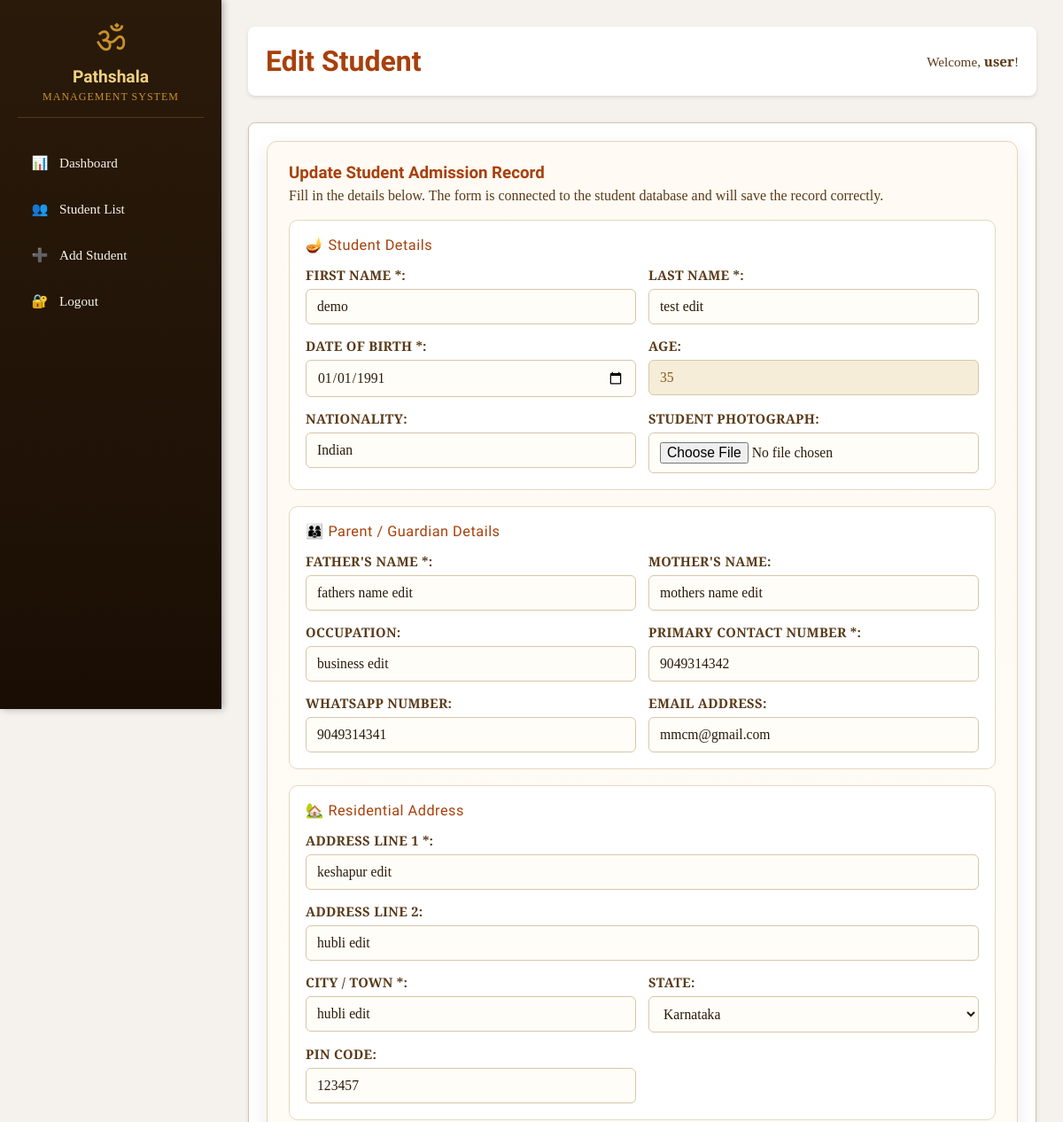
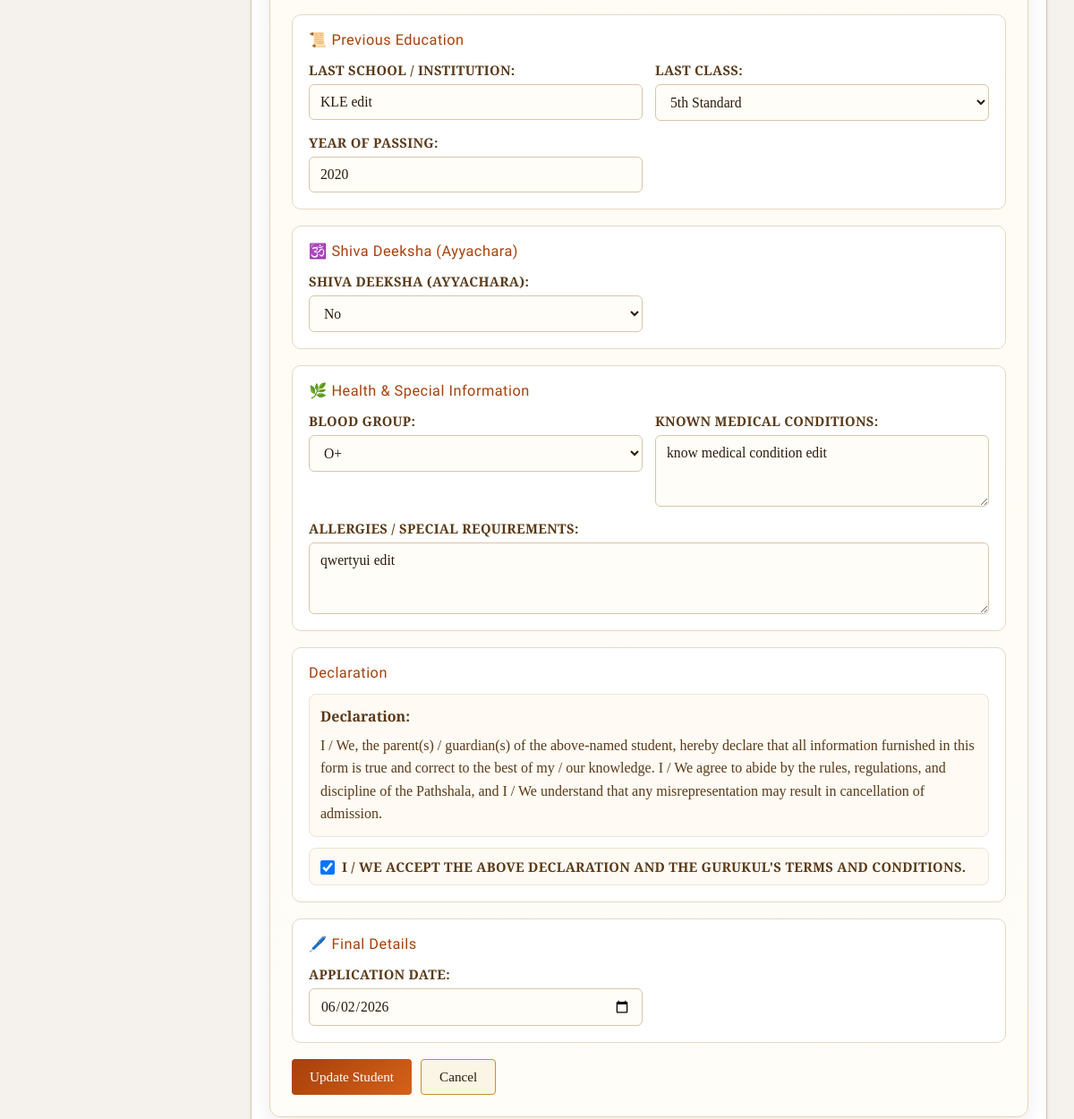
Page /students/5/edit/ (signed in) on the committed database (2 pictures, top to bottom).
### application/models.py (models this page shows, shortened)
class Student(models.Model):
    BLOOD_GROUP_CHOICES = [
        ('A+', 'A+'),
        ('A-', 'A−'),
        ('B+', 'B+'),
        ('B-', 'B−'),
        ('O+', 'O+'),
        ('O-', 'O−'),
        ('AB+', 'AB+'),
        ('AB-', 'AB−'),
    ]
    SHIVA_DEEKSHA_CHOICES = [
        ('Yes', 'Yes'),
        ('No', 'No'),
    ]
    first_name = models.CharField(max_length=100)
    last_name = models.CharField(max_length=100)
    date_of_birth = models.DateField()
    nationality = models.CharField(max_length=100, default='Indian')
    photo = models.ImageField(upload_to='student_photos/', null=True, blank=True)
    father_name = models.CharField(max_length=100)
    mother_name = models.CharField(max_length=100, blank=True)
    occupation = models.CharField(max_length=100, blank=True)
    contact_no = models.CharField(max_length=10)
    whatsapp_no = models.CharField(max_length=10, blank=True)
    email = models.EmailField(blank=True)
    address_line1 = models.CharField(max_length=255)
    address_line2 = models.CharField(max_length=255, blank=True)
    city = models.CharField(max_length=100)
    state = models.CharField(max_length=100)
    pin_code = models.CharField(max_length=10, blank=True)
    last_school = models.CharField(max_length=255, blank=True)
    last_class = models.CharField(max_length=50, blank=True)
    year_passing = models.CharField(max_length=4, blank=True)
    blood_group = models.CharField(max_length=10, choices=BLOOD_GROUP_CHOICES, blank=True)
    medical_conditions = models.TextField(blank=True)
    allergies = models.TextField(blank=True)
    shiva_deeksha = models.CharField(max_length=3, choices=SHIVA_DEEKSHA_CHOICES, default='No')
    declaration_accepted = models.BooleanField(default=False)
    admission_date = models.DateField(auto_now_add=True)
    class Meta:
        ordering = ['-admission_date']
    def get_age(self):
        today = date.today()
        age = today.year - self.date_of_birth.year - ((today.month, today.day) < (self.date_of_birth.month, self.date_of_birth.day))
        return age

### application/views.py (the view)
# urls.py: path('students/<int:pk>/edit/', views.student_edit, name='student_edit'),
@login_required(login_url='login')
def student_edit(request, pk):
    student = get_object_or_404(Student, pk=pk)
    if request.method == 'POST':
        form = StudentForm(request.POST, request.FILES, instance=student)
        if form.is_valid():
            form.save()
            messages.success(request, 'Student updated successfully!')
            return redirect('student_list')
    else:
        form = StudentForm(instance=student)
    context = {'form': form, 'student': student, 'is_edit': True}
    return render(request, 'application/student_form.html', context)

### application/templates/application/student_form.html (shortened to what this page needs)
{% extends 'application/base.html' %}
{% block page_title %}
    {% if is_edit %}Edit Student{% else %}Add Student{% endif %}
{% endblock %}
{% block content %}
<div class="card">
    <div class="form-shell">
        <h3>{% if is_edit %}Update Student Admission Record{% else %}Student Admission Form{% endif %}</h3>
        <p>Fill in the details below. The form is connected to the student database and will save the record correctly.</p>
        <form method="post" enctype="multipart/form-data" novalidate>
            <div class="section-block">
                <div class="section-label">🪔 Student Details</div>
                <div class="form-grid">
                    <div class="field">{{ form.first_name.label_tag }} {{ form.first_name }} {{ form.first_name.errors }}</div>
                    <div class="field">{{ form.last_name.label_tag }} {{ form.last_name }} {{ form.last_name.errors }}</div>
                    <div class="field">{{ form.date_of_birth.label_tag }} {{ form.date_of_birth }} {{ form.date_of_birth.errors }}</div>
                    <div class="field">{{ form.age.label_tag }} {{ form.age }} {{ form.age.errors }}</div>
                    <div class="field">{{ form.nationality.label_tag }} {{ form.nationality }} {{ form.nationality.errors }}</div>
                    <div class="field">{{ form.photo.label_tag }} {{ form.photo }} {{ form.photo.errors }}</div>
                </div>
            </div>
            <div class="section-block">
                <div class="section-label">👨‍👩‍👦 Parent / Guardian Details</div>
                <div class="form-grid">
                    <div class="field">{{ form.father_name.label_tag }} {{ form.father_name }} {{ form.father_name.errors }}</div>
                    <div class="field">{{ form.mother_name.label_tag }} {{ form.mother_name }} {{ form.mother_name.errors }}</div>
                    <div class="field">{{ form.occupation.label_tag }} {{ form.occupation }} {{ form.occupation.errors }}</div>
                    <div class="field">{{ form.contact_no.label_tag }} {{ form.contact_no }} {{ form.contact_no.errors }}</div>
                    <div class="field">{{ form.whatsapp_no.label_tag }} {{ form.whatsapp_no }} {{ form.whatsapp_no.errors }}</div>
                    <div class="field">{{ form.email.label_tag }} {{ form.email }} {{ form.email.errors }}</div>
                </div>
            </div>
            <div class="section-block">
                <div class="section-label">🏡 Residential Address</div>
                <div class="form-grid full">
                    <div class="field">{{ form.address_line1.label_tag }} {{ form.address_line1 }} {{ form.address_line1.errors }}</div>
                    <div class="field">{{ form.address_line2.label_tag }} {{ form.address_line2 }} {{ form.address_line2.errors }}</div>
                </div>
                <div class="form-grid" style="margin-top: 14px;">
                    <div class="field">{{ form.city.label_tag }} {{ form.city }} {{ form.city.errors }}</div>
                    <div class="field">{{ form.state.label_tag }} {{ form.state }} {{ form.state.errors }}</div>
                    <div class="field">{{ form.pin_code.label_tag }} {{ form.pin_code }} {{ form.pin_code.errors }}</div>
                </div>
            </div>
            <div class="section-block">
                <div class="section-label">📜 Previous Education</div>
                <div class="form-grid">
                    <div class="field">{{ form.last_school.label_tag }} {{ form.last_school }} {{ form.last_school.errors }}</div>
                    <div class="field">{{ form.last_class.label_tag }} {{ form.last_class }} {{ form.last_class.errors }}</div>
                    <div class="field">{{ form.year_passing.label_tag }} {{ form.year_passing }} {{ form.year_passing.errors }}</div>
                </div>
            </div>
            <div class="section-block">
                <div class="section-label">🕉️ Shiva Deeksha (Ayyachara)</div>
                <div class="form-grid">
                    <div class="field">{{ form.shiva_deeksha.label_tag }} {{ form.shiva_deeksha }} {{ form.shiva_deeksha.errors }}</div>
                </div>
            </div>
            <div class="section-block">
                <div class="section-label">🌿 Health & Special Information</div>
                <div class="form-grid">
                    <div class="field">{{ form.blood_group.label_tag }} {{ form.blood_group }} {{ form.blood_group.errors }}</div>
                    <div class="field">{{ form.medical_conditions.label_tag }} {{ form.medical_conditions }} {{ form.medical_conditions.errors }}</div>
                </div>
                <div class="form-grid full" style="margin-top: 14px;">
                    <div class="field">{{ form.allergies.label_tag }} {{ form.allergies }} {{ form.allergies.errors }}</div>
                </div>
            </div>
            <div class="section-block">
                <div class="section-label"> Declaration</div>
                <div class="field" style="background:#fffaf3;border:1px solid #efe4d5;border-radius:8px;padding:12px;color:var(--medium-brown);line-height:1.6;">
                    <strong>Declaration:</strong> I / We, the parent(s) / guardian(s) of the above-named student, hereby declare that all information furnished in this form is true and correct to the best of my / our knowledge. I / We agree to abide by the rules, regulations, and discipline of the Pathshala, and I / We understand that any misrepresentation may result in cancellation of admission.
                </div>
                <div class="field" style="margin-top:12px;">
                    <label class="checkbox-item" style="display:flex;align-items:center;gap:8px;background:#fffaf3;border:1px solid #efe4d5;border-radius:8px;padding:10px 12px;">
                        {{ form.declaration_accepted }} I / We accept the above declaration and the Gurukul's terms and conditions.
                    </label>
                </div>
            </div>
            <div class="section-block">
                <div class="section-label">🖊️ Final Details</div>
                <div class="form-grid">
                    <div class="field">{{ form.application_date.label_tag }} {{ form.application_date }} {{ form.application_date.errors }}</div>
                </div>
            </div>
            <div class="form-actions">
                <button type="submit" class="btn btn-primary">{% if is_edit %}Update Student{% else %}Save Student{% endif %}</button>
                <a href="{% url 'student_list' %}" class="btn btn-secondary">Cancel</a>
            </div>
        </form>
    </div>
</div>
{% endblock %}

### application/templates/application/base.html (shortened to what this page needs)
<!DOCTYPE html>
<html lang="en">
<head>
    <link href="https://cdnjs.cloudflare.com/ajax/libs/font-awesome/6.4.0/css/all.min.css" rel="stylesheet">
</head>
<body>
    <div class="wrapper">
        <div class="sidebar" id="sidebar">
            <div class="sidebar-header">
                <div class="sidebar-icon">ॐ</div>
                <h2>Pathshala</h2>
                <div class="sidebar-subtitle">Management System</div>
            </div>
            <ul class="nav-menu">
                <li class="nav-item">
                    <a href="{% url 'dashboard' %}" class="nav-link {% if request.resolver_match.url_name == 'dashboard' %}active{% endif %}">
                        <span class="nav-icon">📊</span>
                        <span>Dashboard</span>
                    </a>
                </li>
                <li class="nav-item">
                    <a href="{% url 'student_list' %}" class="nav-link {% if request.resolver_match.url_name == 'student_list' %}active{% endif %}">
                        <span class="nav-icon">👥</span>
                        <span>Student List</span>
                    </a>
                </li>
                <li class="nav-item">
                    <a href="{% url 'student_add' %}" class="nav-link {% if request.resolver_match.url_name == 'student_add' %}active{% endif %}">
                        <span class="nav-icon">➕</span>
                        <span>Add Student</span>
                    </a>
                </li>
                <li class="nav-item">
                    <a href="{% url 'logout' %}" class="nav-link">
                        <span class="nav-icon">🔐</span>
                        <span>Logout</span>
                    </a>
                </li>
            </ul>
        </div>
        <div class="main-content">
            <div class="header-top">
                <div>
                    <h1>{% block page_title %}Dashboard{% endblock %}</h1>
                </div>
                <div class="user-greeting">
                    Welcome, <strong>{{ request.user.first_name|default:request.user.username }}</strong>!
                </div>
            </div>
            {% block content %}{% endblock %}
        </div>
    </div>
</body>
</html>

### application/templates/application/base.html (style rules this page uses)
:root { --saffron: #D4611A; --deep-saffron: #A8400A; --gold: #C8922A; --light-gold: #F0D080; --cream: #FBF5E6; --dark-brown: #2A1A0A; --medium-brown: #5A3A18; --sidebar-bg: #2A1A0A; --sidebar-hover: #3A2A1A; }
* { box-sizing: border-box; margin: 0; padding: 0; }
body { font-family: 'Crimson Pro', Georgia, serif; background-color: #F5F1ED; color: var(--dark-brown); }
.wrapper { display: flex; min-height: 100vh; }
.sidebar { width: 250px; background: linear-gradient(180deg, var(--sidebar-bg) 0%, #1A0E04 100%); color: var(--cream); padding: 20px; fixed: left; height: 100vh; overflow-y: auto; box-shadow: 2px 0 8px rgba(0,0,0,0.3); }
.sidebar-header { text-align: center; margin-bottom: 30px; border-bottom: 1px solid #C8922A44; padding-bottom: 15px; }
.sidebar-icon { font-size: 40px; color: var(--gold); margin-bottom: 8px; }
.sidebar h2 { font-family: 'Yatra One', sans-serif; font-size: 1.2rem; color: var(--light-gold); margin-bottom: 4px; }
.sidebar-subtitle { font-size: 0.75rem; color: var(--gold); text-transform: uppercase; letter-spacing: 1px; }
.nav-menu { list-style: none; }
.nav-item { margin-bottom: 10px; }
.nav-link { display: flex; align-items: center; gap: 12px; padding: 12px 15px; color: var(--cream); text-decoration: none; border-radius: 4px; transition: all 0.3s; font-size: 0.95rem; }
.nav-icon { width: 20px; text-align: center; }
.main-content { flex: 1; padding: 30px; overflow-y: auto; }
.header-top { display: flex; justify-content: space-between; align-items: center; margin-bottom: 30px; background: white; padding: 20px; border-radius: 8px; box-shadow: 0 2px 4px rgba(0,0,0,0.1); }
.header-top h1 { font-family: 'Yatra One', sans-serif; font-size: 2rem; color: var(--deep-saffron); }
.user-greeting { font-size: 0.95rem; color: var(--medium-brown); }
.card { background: white; border: 1px solid #D4C4B0; border-radius: 8px; padding: 20px; margin-bottom: 20px; box-shadow: 0 2px 4px rgba(0,0,0,0.08); }
.btn { display: inline-block; padding: 10px 20px; border: none; border-radius: 4px; cursor: pointer; text-decoration: none; font-family: 'Crimson Pro', serif; font-size: 0.95rem; transition: all 0.3s; text-align: center; }
.btn-primary { background: linear-gradient(135deg, var(--deep-saffron), var(--saffron)); color: white; }
.btn-secondary { background: var(--cream); color: var(--dark-brown); border: 1px solid var(--gold); }

### application/templates/application/student_form.html (style rules this page uses)
.form-shell { background: linear-gradient(180deg, #fffaf3 0%, #fffdf8 100%); border: 1px solid #E5D4B6; border-radius: 12px; padding: 24px; box-shadow: 0 8px 24px rgba(42, 26, 10, 0.08); }
.form-shell h3 { font-family: 'Yatra One', sans-serif; color: var(--deep-saffron); margin-bottom: 6px; }
.form-shell p { color: var(--medium-brown); margin-bottom: 18px; }
.section-block { border: 1px solid #E7D8C1; border-radius: 10px; padding: 18px; margin-bottom: 18px; background: #fff; }
.section-label { display: flex; align-items: center; gap: 8px; font-family: 'Yatra One', sans-serif; color: var(--deep-saffron); font-size: 1.02rem; margin-bottom: 14px; letter-spacing: 0.5px; }
.form-grid { display: grid; grid-template-columns: repeat(2, minmax(0, 1fr)); gap: 14px; }
.form-grid.full { grid-template-columns: 1fr; }
.field { display: flex; flex-direction: column; gap: 6px; }
.field label { color: var(--medium-brown); font-weight: 700; font-size: 0.92rem; text-transform: uppercase; letter-spacing: 0.3px; }
.field input, .field select, .field textarea { width: 100%; border: 1px solid #D8C6A8; border-radius: 6px; padding: 10px 12px; font-family: 'Crimson Pro', serif; font-size: 0.98rem; color: var(--dark-brown); background: #fffdf8; transition: border-color 0.2s, box-shadow 0.2s; }
.field textarea { min-height: 80px; resize: vertical; }
.checkbox-item { display: flex; align-items: flex-start; gap: 8px; background: #fffaf3; border: 1px solid #efe4d5; border-radius: 6px; padding: 10px 12px; color: var(--medium-brown); }
.checkbox-item input { width: 16px; height: 16px; margin-top: 2px; }
.form-actions { display: flex; flex-wrap: wrap; gap: 10px; margin-top: 10px; }

### rows in the picture
Student: first_name "demo", last_name "test edit", date_of_birth "01/01/1991", nationality "Indian", father_name "fathers name edit", mother_name "mothers name edit", occupation "business edit", contact_no "9049314342", whatsapp_no "9049314341", email "mmcm@gmail.com", address_line1 "keshapur edit", address_line2 "hubli edit", city "hubli edit", state "Karnataka", pin_code "123457", last_school "KLE edit", last_class "5th Standard", year_passing "2020", shiva_deeksha "No", blood_group "O+", medical_conditions "know medical condition edit", allergies "qwertyui edit", declaration_accepted "☑"

### other values in the picture
{{ request.user.first_name|default:request.user.username }} "user"
